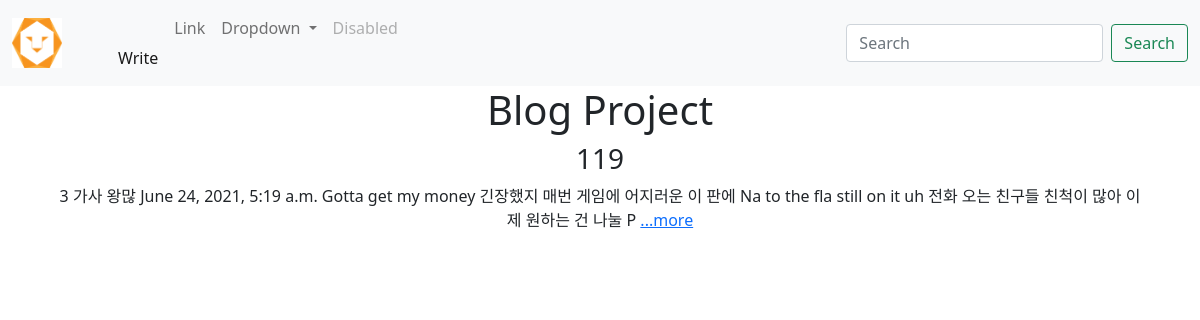
Before: / with the older database file.
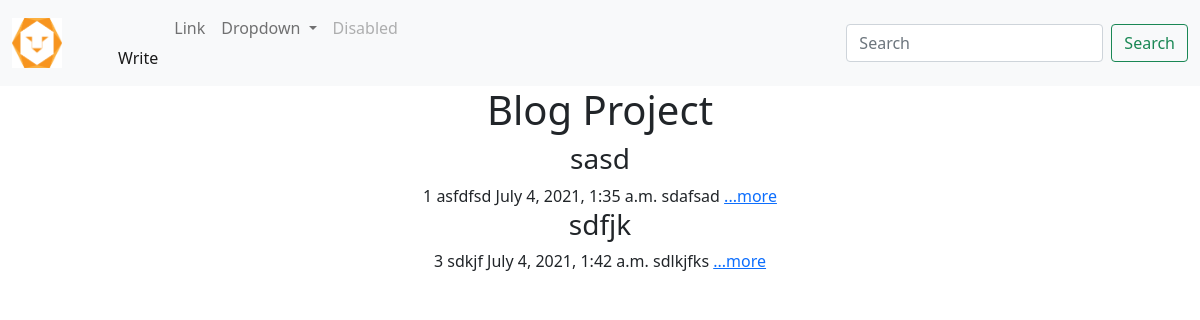
After: the same page with the newer database file.
### blog/models.py (models this page shows, shortened)
class Blog(models.Model):
    title = models.CharField(max_length=200)
    writer = models.CharField(max_length=100)
    pub_date = models.DateTimeField()    # 날짜와 시간을 정해주는 필드
    body = models.TextField()     # 본문 (제한없는 text 필드)
    img = models.ImageField(upload_to = "blog/", blank = True, null = True)
    def summary(self):
        return self.body[:100]

### blog/views.py (the view)
# urls.py: path('', blog, name="blog"),
def blog(request):
    blogs = Blog.objects.all()
    return render(request,'blog.html',{'blogs':blogs})

### blog/templates/blog.html
{% extends 'base.html' %}
{% block content %}
    <h1>Blog Project</h1>
    <div class="container">
    {% for blog in blogs %}
    <div>
        <h3>{{blog.title}}</h3>
        {{blog.id}}
        {{blog.writer}}
        {{blog.pub_date}}
        {{blog.summary}} <a href="{%url 'detail' blog.id%}">...more</a>
        <br>
    </div>
    {% endfor %}
</div>
{% endblock %}

Changed rows visible on the page:
added Blog: title "sasd", id "1", writer "asfdfsd", pub_date "July 4, 2021, 1:35 a.m.", summary "sdafsad"
changed Blog id 3: title "119" → "sdfjk"; writer "가사 왕많" → "sdkjf"; pub_date "June 24, 2021, 5:19 a.m." → "July 4, 2021, 1:42 a.m."; summary "Gotta get my money 긴장했지 매번 게임에 어지러운 이 판에 Na to the fla still on it uh 전화 오는 친구들 친척이 많아 이제 원하는 건 나눌 P" → "sdlkjfks"
